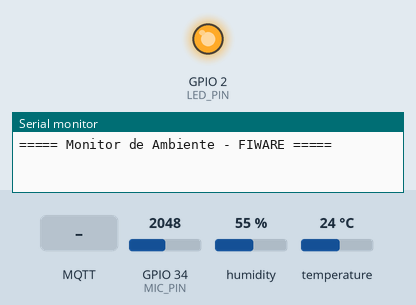
The sketch below on a simulated ESP32. On the bench: output pins drawn as LEDs (lit = HIGH), the last lines printed to the serial monitor. The test bench sets the inputs (shaded band); at power-on: GPIO 34 (MIC_PIN) = 2048, humidity 55 %, temperature 24 °C. WiFi joins after 1.5 s; servers stay silent unless stated; no MQTT or app messages arrive unless stated.

Above: at 0.4 s.
At 4.0 s:
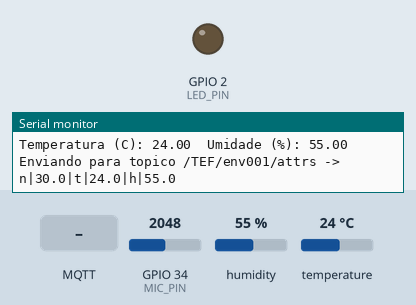
4.1 s: MQTT message "1" arrives on the first subscribed topic
5.6 s: MQTT message "on" arrives on the first subscribed topic
7.1 s: MQTT message "off" arrives on the first subscribed topic
Timing chart, 0 to 10.1 s (numbered marks = the images above; inputs shaded):
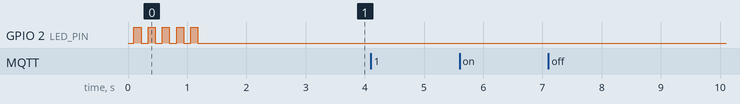

The sketch:

MonitoramentoDeAmbiente.ino
```cpp
//Enzo Fernandes Ramos RM:563705
//Felipe Henrique de Souza Cerazi RM:562746
//Gustavo Peaguda de Castro RM:562923
// ================== INCLUDES ==================
#include <WiFi.h>
#include <PubSubClient.h>
#include "DHTesp.h"
#include <math.h>

// ================== CONFIGURAÇÕES EDITÁVEIS ==================

// Wi-Fi (Wokwi)
const char* default_SSID       = "Wokwi-GUEST";
const char* default_PASSWORD   = "";

// Broker MQTT (IoT Agent MQTT na VM)
const char* default_BROKER_MQTT = "102.37.18.193"; // IP da VM / Broker
const int   default_BROKER_PORT = 1883;

// Device no FIWARE (IoT Agent)
const char* default_SERVICE_PATH      = "/TEF";
const char* default_DEVICE_ID         = "env001";  // novo dispositivo
const char* default_TOPICO_SUBSCRIBE  = "/TEF/env001/cmd";     // comandos (opcional)
const char* default_TOPICO_PUBLISH    = "/TEF/env001/attrs";   // atributos Ultralight

const char* default_ID_MQTT     = "fiware_env001";

// Pinos
const int MIC_PIN  = 34; // wokwi-microphone → esp:34
const int DHT_PIN  = 15; // dht1:SDA → esp:15 (DHT22)
const int LED_PIN  = 2;  // LED onboard

// ================== VARIÁVEIS GLOBAIS ==================
char* SSID             = const_cast<char*>(default_SSID);
char* PASSWORD         = const_cast<char*>(default_PASSWORD);
char* BROKER_MQTT      = const_cast<char*>(default_BROKER_MQTT);
int   BROKER_PORT      = default_BROKER_PORT;
char* TOPICO_SUBSCRIBE = const_cast<char*>(default_TOPICO_SUBSCRIBE);
char* TOPICO_PUBLISH   = const_cast<char*>(default_TOPICO_PUBLISH);
char* ID_MQTT          = const_cast<char*>(default_ID_MQTT);

WiFiClient    espClient;
PubSubClient  MQTT(espClient);
DHTesp        dht;

unsigned long ultimoEnvio = 0;
// ✅ Mais rápido: antes 5000ms, agora 2000ms
const unsigned long intervaloEnvio = 2000; // envia a cada 2 segundos

// ================== FUNÇÕES AUXILIARES ==================

void initSerial() {
  Serial.begin(115200);
  delay(100);
  Serial.println();
  Serial.println("===== Monitor de Ambiente - FIWARE =====");
}

void initWiFi() {
  delay(10);
  Serial.println("------ Conexao WI-FI ------");
  Serial.print("Conectando-se na rede: ");
  Serial.println(SSID);

  WiFi.begin(SSID, PASSWORD);

  while (WiFi.status() != WL_CONNECTED) {
    delay(300);
    Serial.print(".");
  }

  Serial.println();
  Serial.println("Wi-Fi conectado com sucesso!");
  Serial.print("IP obtido: ");
  Serial.println(WiFi.localIP());
}

void reconectWiFi() {
  if (WiFi.status() == WL_CONNECTED) return;

  Serial.println("Wi-Fi desconectado, tentando reconectar...");
  WiFi.begin(SSID, PASSWORD);
  while (WiFi.status() != WL_CONNECTED) {
    delay(300);
    Serial.print(".");
  }
  Serial.println();
  Serial.print("Wi-Fi reconectado. IP: ");
  Serial.println(WiFi.localIP());
}

void mqtt_callback(char* topic, byte* payload, unsigned int length) {
  // Debug de comandos, se usar /cmd
  Serial.print("Mensagem recebida no topico [");
  Serial.print(topic);
  Serial.print("]: ");

  String msg;
  for (unsigned int i = 0; i < length; i++) {
    msg += (char)payload[i];
  }
  Serial.println(msg);
}

void initMQTT() {
  MQTT.setServer(BROKER_MQTT, BROKER_PORT);
  MQTT.setCallback(mqtt_callback);
}

void reconnectMQTT() {
  while (!MQTT.connected()) {
    Serial.print("Tentando se conectar ao Broker MQTT: ");
    Serial.print(BROKER_MQTT);
    Serial.print(":");
    Serial.println(BROKER_PORT);

    if (MQTT.connect(ID_MQTT)) {
      Serial.println("Conectado com sucesso ao broker MQTT!");
      MQTT.subscribe(TOPICO_SUBSCRIBE); // se for usar comandos
    } else {
      Serial.print("Falha ao conectar. Codigo de retorno = ");
      Serial.println(MQTT.state());
      Serial.println("Nova tentativa em 2 segundos...");
      delay(2000);
    }
  }
}

void verificaConexoesWiFiEMQTT() {
  reconectWiFi();
  if (!MQTT.connected()) {
    reconnectMQTT();
  }
}

// Pisca o LED no boot só para mostrar que está vivo
void initOutput() {
  pinMode(LED_PIN, OUTPUT);
  bool toggle = false;

  for (int i = 0; i < 10; i++) {
    toggle = !toggle;
    digitalWrite(LED_PIN, toggle);
    delay(120);
  }
  digitalWrite(LED_PIN, LOW);
}

// ================== LEITURA DOS SENSORES ==================

// ✅ Versão mais rápida: menos amostras, sem delay extra
float lerSomEmDecibeis() {
  int minVal = 4095;
  int maxVal = 0;

  // Janela de amostragem mais curta para agilizar (antes 200, agora 60)
  const int numAmostras = 60;

  for (int i = 0; i < numAmostras; i++) {
    int val = analogRead(MIC_PIN);
    if (val < minVal) minVal = val;
    if (val > maxVal) maxVal = val;
    // delay(0) praticamente não atrasa nada, só garante yield
    delay(0);
  }

  int amplitude = maxVal - minVal;
  if (amplitude < 1) amplitude = 1;  // evita log10(0)

  // Conversão simplificada para dB (didática, não calibrada)
  float dB = 20.0 * log10((float)amplitude) + 30.0;

  Serial.print("Amplitude: ");
  Serial.print(amplitude);
  Serial.print(" -> Ruido (dB): ");
  Serial.println(dB);

  return dB;
}

bool lerTemperaturaUmidade(float& tempC, float& umid) {
  TempAndHumidity data = dht.getTempAndHumidity();
  if (isnan(data.temperature) || isnan(data.humidity)) {
    Serial.println("Falha ao ler DHT22");
    return false;
  }
  tempC = data.temperature;
  umid  = data.humidity;

  Serial.print("Temperatura (C): ");
  Serial.print(tempC);
  Serial.print("  Umidade (%): ");
  Serial.println(umid);

  return true;
}

// ================== PUBLICAÇÃO NO FIWARE ==================

void enviaLeiturasMQTT() {
  float ruidoDB   = lerSomEmDecibeis();
  float tempC     = 0.0;
  float umidade   = 0.0;

  if (!lerTemperaturaUmidade(tempC, umidade)) {
    // Não envia nada se o DHT falhar nessa leitura
    return;
  }

  // Ultralight: n|<dB>|t|<temp>|h|<umid>
  char payload[100];
  snprintf(payload, sizeof(payload),
           "n|%.1f|t|%.1f|h|%.1f",
           ruidoDB, tempC, umidade);

  Serial.print("Enviando para topico ");
  Serial.print(TOPICO_PUBLISH);
  Serial.print(" -> ");
  Serial.println(payload);

  MQTT.publish(TOPICO_PUBLISH, payload);
}

// ================== SETUP & LOOP ==================

void setup() {
  initSerial();
  initOutput();

  // Sensores
  dht.setup(DHT_PIN, DHTesp::DHT22);
  pinMode(MIC_PIN, INPUT);

  // Conexões
  initWiFi();
  initMQTT();
  reconnectMQTT();

  // Opcional: força um primeiro envio rápido
  ultimoEnvio = millis() - intervaloEnvio;
}

void loop() {
  verificaConexoesWiFiEMQTT();
  MQTT.loop(); // mantém a conexão MQTT viva

  unsigned long agora = millis();
  if (agora - ultimoEnvio >= intervaloEnvio) {
    ultimoEnvio = agora;
    enviaLeiturasMQTT();
  }
}
```
